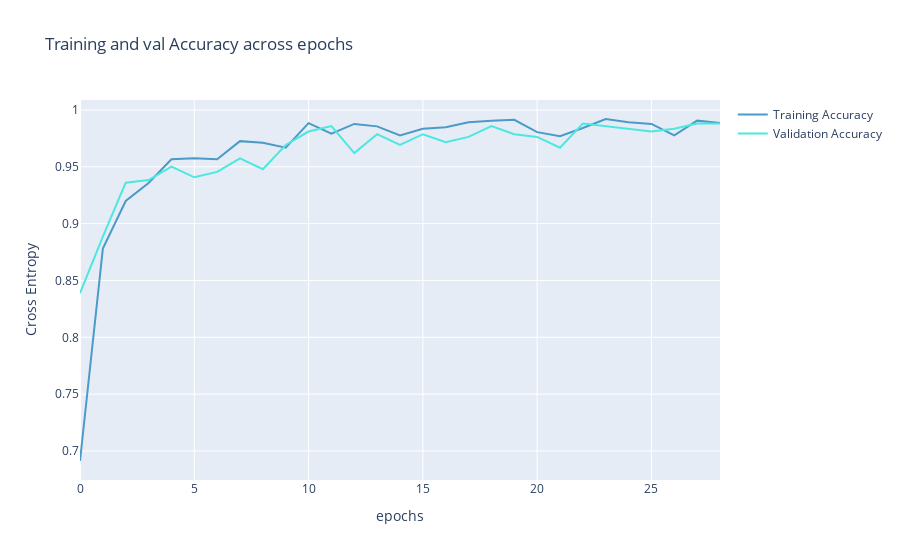

Notebook cell for this chart:
### Code cell
color_chart = ["#4B9AC7", "#4BE8E0", "#9DD4F3", "#97FBF6", "#2A7FAF", "#23B1AB", "#0E3449", "#015955"]

fig = go.Figure(data=[
                      go.Scatter(
                          y=history["accuracy"],
                          name="Training Accuracy",
                          mode="lines",
                          marker=dict(
                              color=color_chart[0]
                          )),
                      go.Scatter(
                          y=history["val_accuracy"],
                          name="Validation Accuracy",
                          mode="lines",
                          marker=dict(
                              color=color_chart[1]
                          ))
])
fig.update_layout(
    title='Training and val Accuracy across epochs',
    xaxis_title='epochs',
    yaxis_title='Cross Entropy'
)
fig.show()

### Figure 1 — Plotly figure (JSON) as saved in the notebook; plotly's stock layout.template omitted (floating-point values rounded to 4 significant figures)
{"data": [{"marker": {"color": "#4B9AC7"}, "mode": "lines", "name": "Training Accuracy", "type": "scatter", "y": [0.6912, 0.8781, 0.9199, 0.9358, 0.9567, 0.9574, 0.9567, 0.9726, 0.9711, 0.9668, 0.9885, 0.9791, 0.9877, 0.9856, 0.9776, 0.9834, 0.9848, 0.9892, 0.9906, 0.9913, 0.9805, 0.9769, 0.9841, 0.9921, 0.9892, 0.9877, 0.9776, 0.9906, 0.9885]}, {"marker": {"color": "#4BE8E0"}, "mode": "lines", "name": "Validation Accuracy", "type": "scatter", "y": [0.8389, 0.8886, 0.936, 0.9384, 0.9502, 0.9408, 0.9455, 0.9573, 0.9479, 0.9692, 0.981, 0.9858, 0.9621, 0.9787, 0.9692, 0.9787, 0.9716, 0.9763, 0.9858, 0.9787, 0.9763, 0.9668, 0.9882, 0.9858, 0.9834, 0.981, 0.9834, 0.9882, 0.9882]}], "layout": {"title": {"text": "Training and val Accuracy across epochs"}, "xaxis": {"title": {"text": "epochs"}}, "yaxis": {"title": {"text": "Cross Entropy"}}}}
